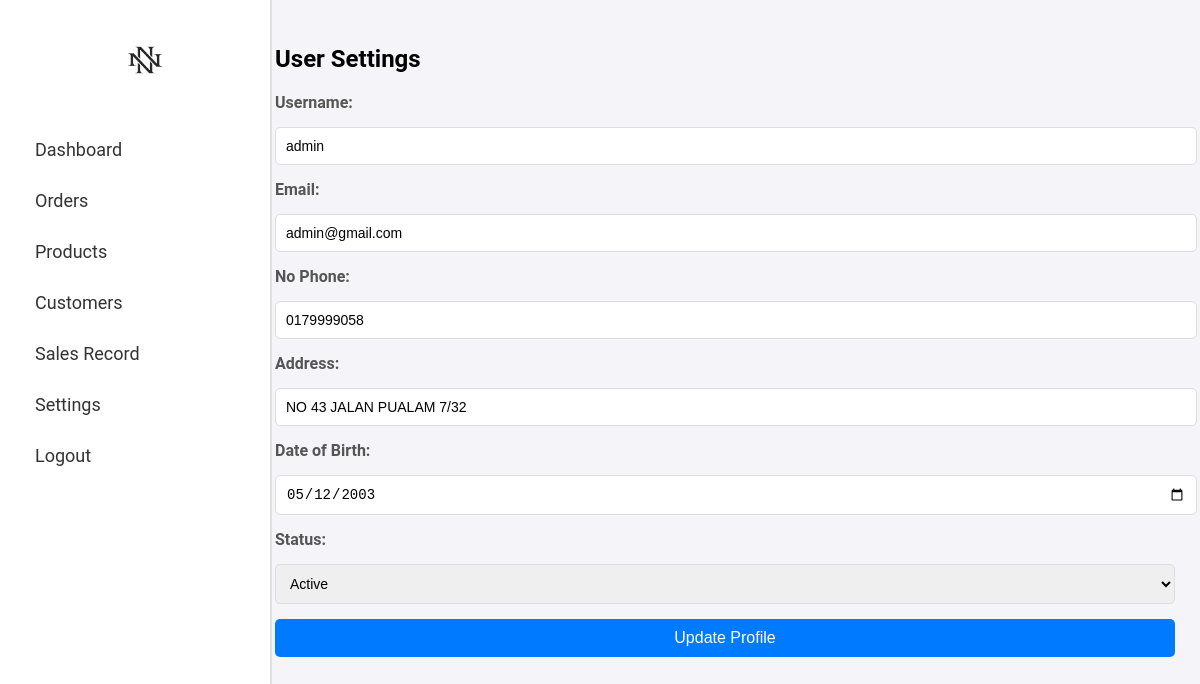
/admin/setting.php (signed in), run on the app's committed database.
### tables this page shows
CREATE TABLE `users` (
  `user_id` int(11) NOT NULL,
  `username` varchar(50) NOT NULL,
  `password` varchar(255) NOT NULL,
  `email` varchar(255) NOT NULL,
  `nophone` varchar(15) DEFAULT NULL,
  `address` text DEFAULT NULL,
  `userType` enum('admin','customer') DEFAULT 'customer',
  `profile_picture` varchar(255) DEFAULT NULL,
  `dob` date DEFAULT NULL,
  `shipping_address` text DEFAULT NULL,
  `reset_token` varchar(255) DEFAULT NULL,
  `status` enum('active','inactive') DEFAULT 'active',
  `last_login` datetime DEFAULT NULL,
  `created_at` datetime DEFAULT current_timestamp(),
  `updated_at` datetime DEFAULT current_timestamp() ON UPDATE current_timestamp()
);

### admin/setting.php (the view, shortened to what this page needs)
<?php
include '../config/conn.php';
$user_id = $_SESSION['user_id'];
$query = "SELECT * FROM users WHERE user_id = $user_id";
$result = mysqli_query($conn, $query);
$user = mysqli_fetch_assoc($result);
?>
<!DOCTYPE html>
<html lang="en">
<head>
    <link rel="stylesheet" href="styles/style.css">
</head>
<body>
    <div class="wrapper">
        <?php include 'components/sidebar.php'; ?>
        <div class="main-content">
            <h2>User Settings</h2>
            <form action="functions/update_profile.php" method="POST">
                <label>Username:</label>
                <input type="text" name="username" value="<?php echo htmlspecialchars($user['username']); ?>" required>
                <label>Email:</label>
                <input type="email" name="email" value="<?php echo htmlspecialchars($user['email']); ?>" required>
                <label>No Phone:</label>
                <input type="text" name="nophone" value="<?php echo htmlspecialchars($user['nophone']); ?>">
                <label>Address:</label>
                <input type="text" name="address" value="<?php echo htmlspecialchars($user['address']); ?>">
                <label>Date of Birth:</label>
                <input type="date" name="dob" value="<?php echo htmlspecialchars($user['dob']); ?>">
                <label>Status:</label>
                <select name="status">
                    <option value="Active" <?php echo ($user['status'] == 'Active') ? 'selected' : ''; ?>>Active</option>
                </select>
                <button type="submit">Update Profile</button>
            </form>
        </div>
    </div>
</body>
</html>

### admin/styles/style.css (style rules this page uses)
body { font-family: 'Roboto', sans-serif; margin: 0; padding: 0; background-color: #f4f4f9; }
.wrapper { display: flex; min-height: 100vh; background-color: #f8f9fa; }
.main-content { margin-left: 250px; padding: 25px; flex-grow: 1; background-color: #f4f4f9; }
form { display: flex; flex-direction: column; gap: 15px; }
label { font-weight: bold; color: #555; }
input, select, textarea { padding: 10px; font-size: 14px; border: 1px solid #ddd; border-radius: 5px; width: 100%; }
button { padding: 10px 15px; background-color: #007bff; color: white; border: none; border-radius: 5px; cursor: pointer; font-size: 16px; }

### data on the page
users: username "admin", email "admin@gmail.com", nophone "0179999058", address "NO 43 JALAN PUALAM 7/32", dob "05/12/2003"
